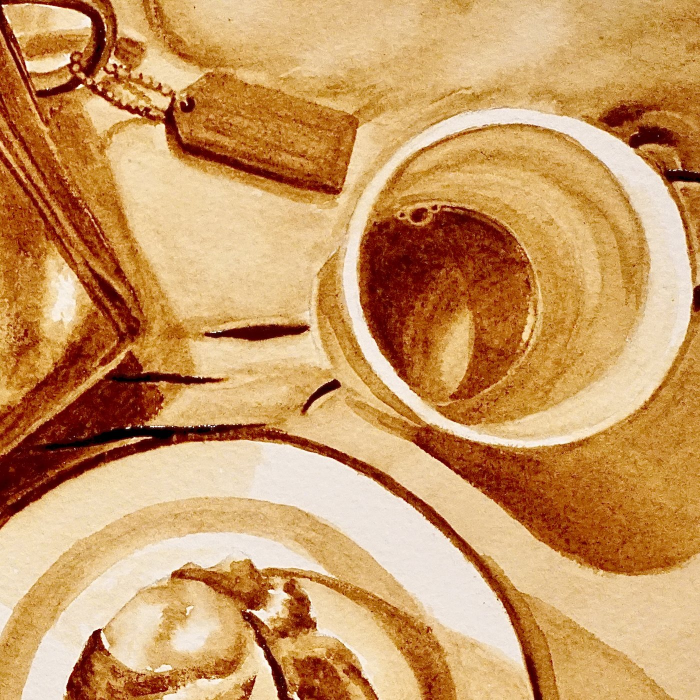
#> input picture images/works/a-classic-breakfast-detail.jpg, 1400 x 1400 px, given in place of but-first-tabby.jpg, which was not available (shown at 1/2 size)
$ python montage.py
#> lines starting #> are read from the running program, lines starting #| are printed output that depends on the picture; after the words box and inside, x2 and y2 are one past the last pixel; in counts of white or black regions, pixels touching at a corner belong together; pictures that were not available may be replaced by others from this repository, and a replacement may not be noted
"""Cafe Studio: the collection montage in the film (film/montage.mp4).

Six of Hannah's pieces, one after another, hung under a spotlight on a
dark wall to the right of the frame (the title sits on the left). Each is
her own photo, as she painted it, with a slow push.

    python film/montage.py [ffmpeg]

Needs Pillow. Run from the repository root.
"""
import os
import subprocess
import sys
import tempfile

from PIL import Image, ImageDraw, ImageFilter

FF = sys.argv[1] if len(sys.argv) > 1 else "ffmpeg"
HERE = os.path.dirname(os.path.abspath(__file__))
WORKS = os.path.join(HERE, "..", "images", "works")
PIECES = ["but-first-tabby", "percolate", "every-last-crumb", "the-perfect-pair", "iced-americana", "breakfast-with-brooklyn"]
W, H = 1920, 1080
EACH, FADE = 1.2, 0.2


def wall(cx):
    bg = Image.new("RGB", (W, H), (22, 14, 9))
    glow = Image.new("L", (W, H), 0)
    ImageDraw.Draw(glow).ellipse((cx - 900, 100, cx + 900, 1200), fill=150)
    glow = glow.filter(ImageFilter.GaussianBlur(220))
    return Image.composite(Image.new("RGB", (W, H), (150, 98, 56)), bg, glow.point(lambda v: int(v * 0.6)))


def hang(bg, im, x, y):
    sh = Image.new("L", (W, H), 0)
    ImageDraw.Draw(sh).rectangle((x + 14, y + 44, x + im.width - 14, y + im.height + 34), fill=200)
    bg = Image.composite(Image.new("RGB", (W, H), (6, 3, 1)), bg, sh.filter(ImageFilter.GaussianBlur(36)))
    bg.paste(im, (x, y))
    return bg


tmp = tempfile.mkdtemp()
args, filt = [], ""
for i, name in enumerate(PIECES):
    im = Image.open(os.path.join(WORKS, name + ".jpg")).convert("RGB")
#> im is the input picture: PIL image 1400x1400 RGB; mean R, G, B 201.5, 152, 97.7
    # no wider than 900 and no taller than 760, right-aligned
    s = min(900 / im.width, 760 / im.height)
#> s = 0.543
    im = im.resize((round(im.width * s), round(im.height * s)), Image.LANCZOS)
#> im: PIL image 760x760 RGB
    cx = W - 150 - im.width // 2
#> cx = 1390
    still = os.path.join(tmp, "m%d.png" % i)
    hang(wall(cx), im, cx - im.width // 2, (H - im.height) // 2 + 10).save(still)
#> in wall, `bg = Image.new("RGB", (W, H), (22, 14, 9))`:
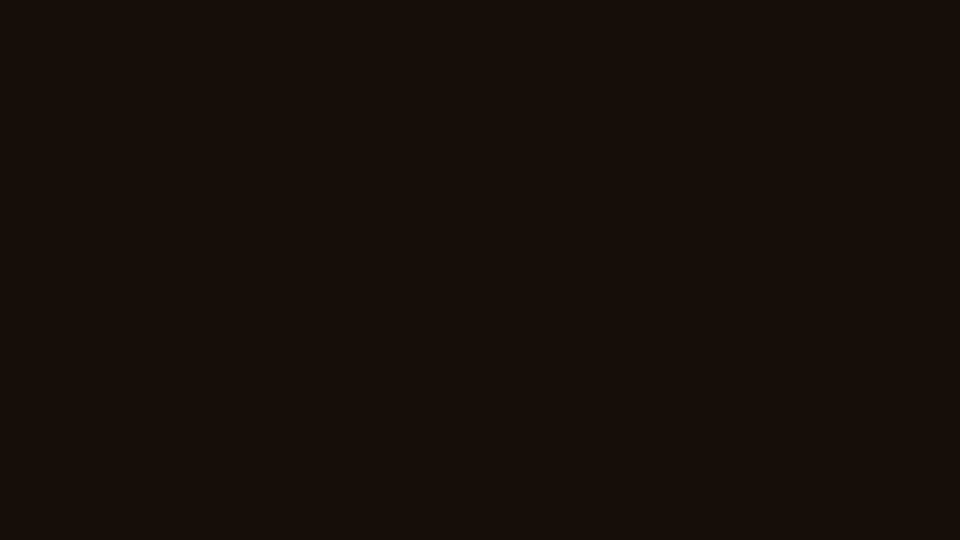
#> bg: PIL image 1920x1080 RGB (shown at 1/2 size); mean R, G, B 22, 14, 9
#> in wall, `glow = Image.new("L", (W, H), 0)`: glow: PIL image 1920x1080 L; every value is 0
#> in wall, `ImageDraw.Draw(glow).ellipse((cx - 900, 100, cx + 900, 1200), fill=150)`:
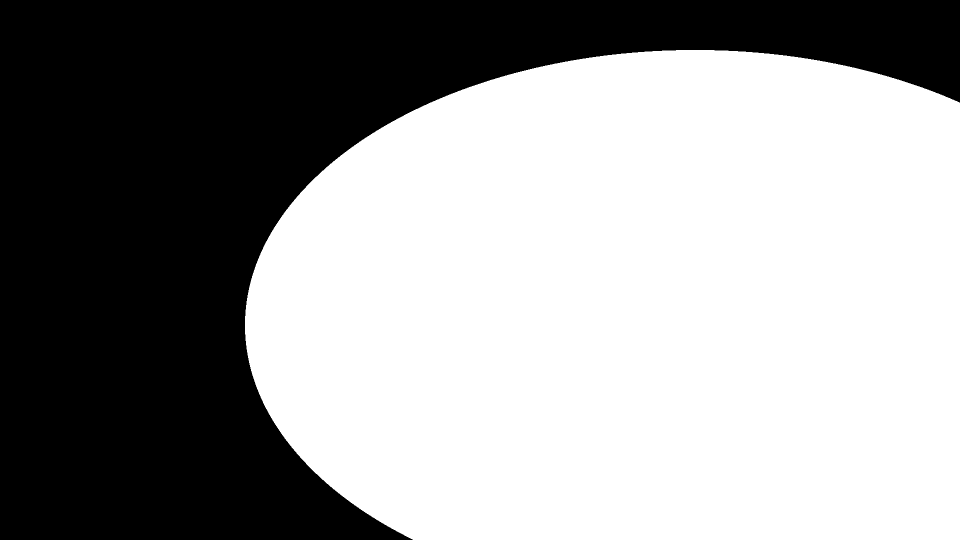
#> glow: PIL image 1920x1080 L (shown at 1/2 size); values 0 (black) and 150 (white), 59.5% white; 1 black region, box (x1, y1, x2, y2) and area: (0, 0, 1920, 1080) 840431
#> in wall, `glow = glow.filter(ImageFilter.GaussianBlur(220))`:
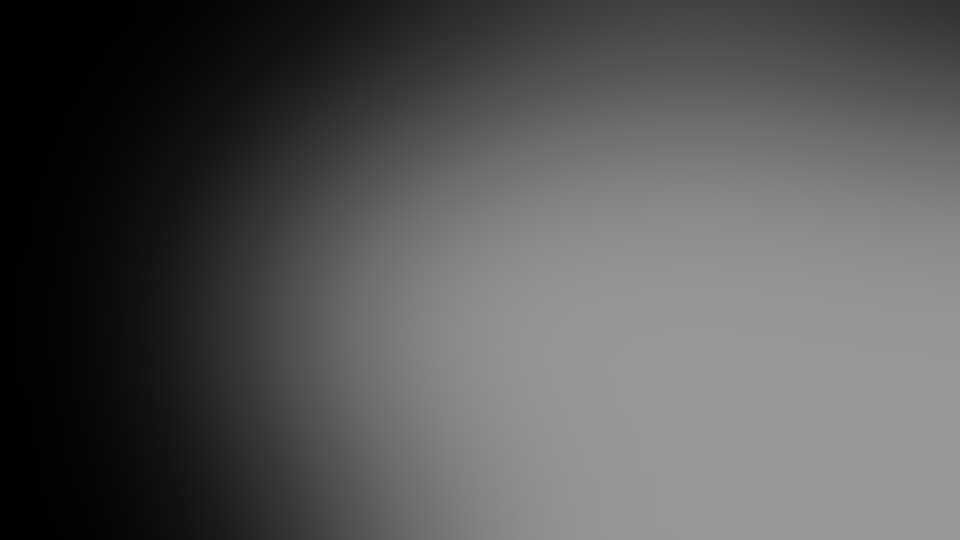
#> glow: PIL image 1920x1080 L (shown at 1/2 size); min 0, max 150, mean 86.2
#> in wall, `return Image.composite(Image.new("RGB", (W, H), (150, 98, 56)), bg, gl..`:
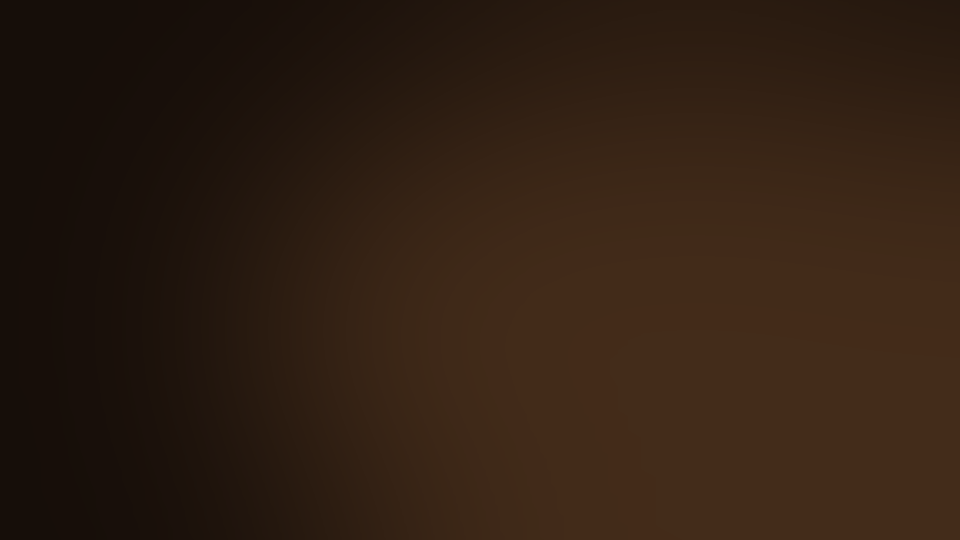
#> returned value: PIL image 1920x1080 RGB (shown at 1/2 size); mean R, G, B 47.9, 31, 18.5
#> in hang, `ImageDraw.Draw(sh).rectangle((x + 14, y + 44, x + im.width - 14, y + i..`:
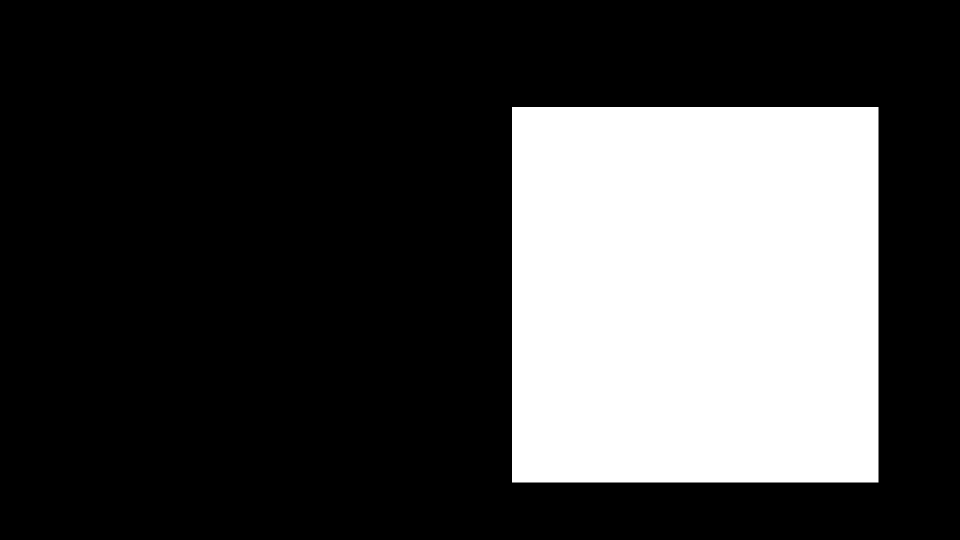
#> sh: PIL image 1920x1080 L (shown at 1/2 size); values 0 (black) and 200 (white), 26.5% white; 1 white region, box (x1, y1, x2, y2) and area: (1024, 214, 1757, 965) 550483
#> in hang, `bg = Image.composite(Image.new("RGB", (W, H), (6, 3, 1)), bg, sh.filte..`:
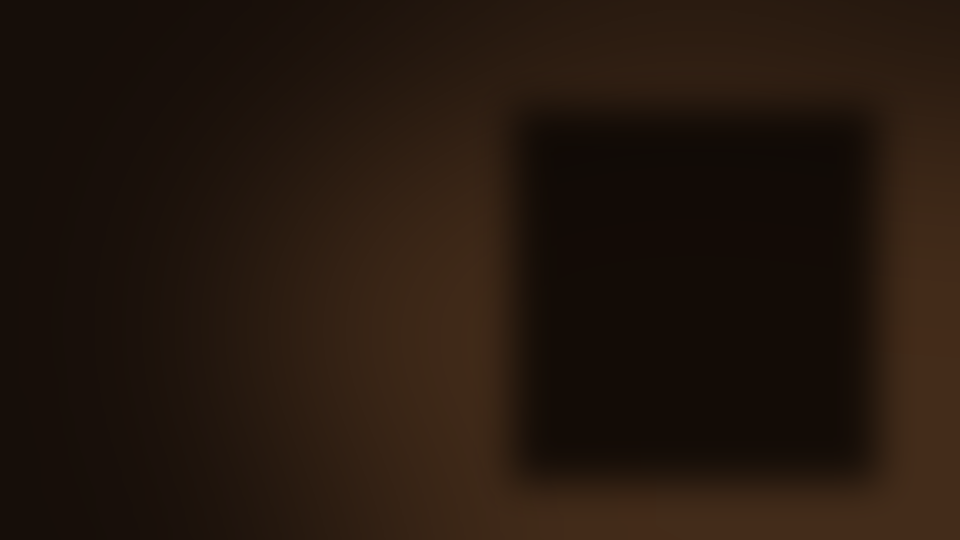
#> bg: PIL image 1920x1080 RGB (shown at 1/2 size); mean R, G, B 35.9, 23, 13.6
#> in hang, `bg.paste(im, (x, y))`:
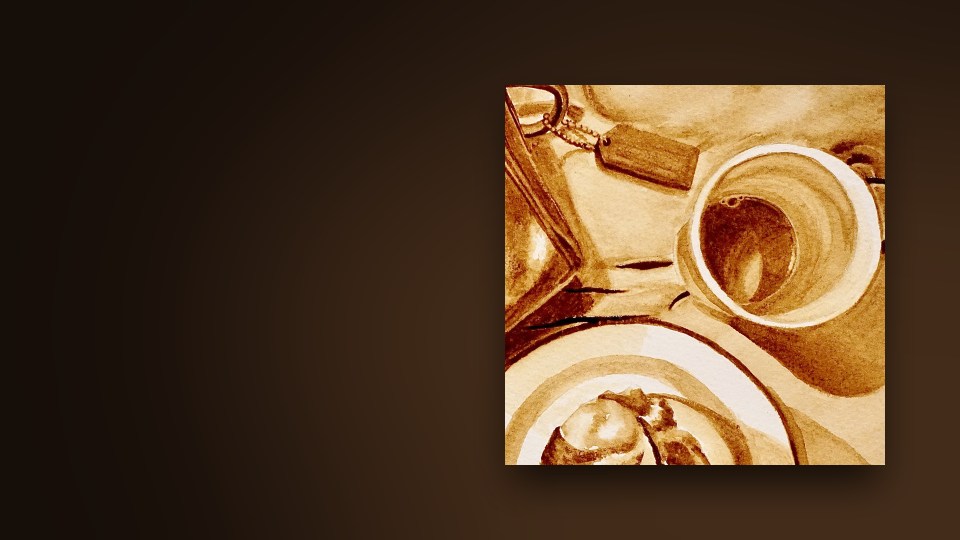
#> bg: PIL image 1920x1080 RGB (shown at 1/2 size); mean R, G, B 85.7, 61.3, 38.7
    args += ["-loop", "1", "-framerate", "30", "-t", str(EACH), "-i", still]
    n = round(EACH * 30)
    filt += ("[%d]scale=3840:2160,zoompan=z='1.0+0.035*on/%d':x='(iw-iw/zoom)*0.75':y='ih/2-(ih/zoom/2)'"
             ":d=1:s=1920x1080:fps=30,trim=0:%s,setpts=PTS-STARTPTS,fps=30,settb=1/30,format=yuv420p[m%d];") % (i, n, EACH, i)
#> pass 2 of the loop `for i, name in enumerate(PIECES):`:
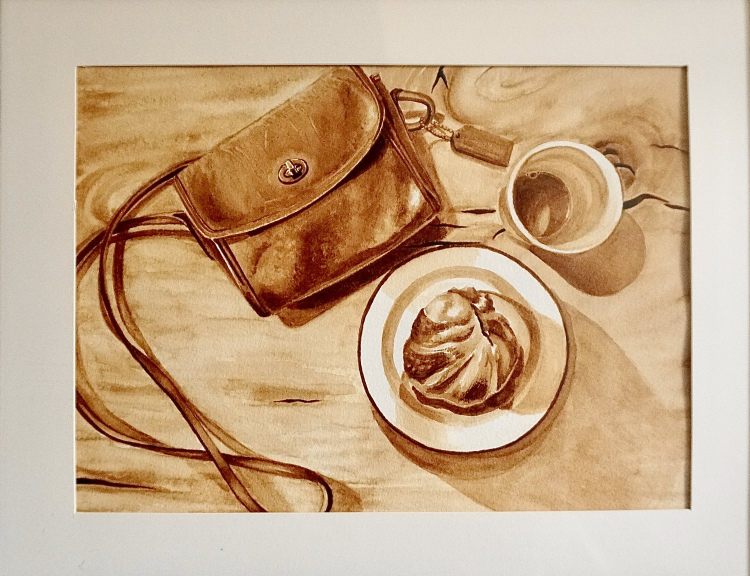
#> input picture images/works/a-classic-breakfast.jpg, 1500 x 1152 px, given in place of percolate.jpg, which was not available (shown at 1/2 size)
#> im is the input picture: PIL image 1500x1152 RGB; mean R, G, B 198.3, 168.9, 137
#> im: PIL image 900x691 RGB
#> in wall (call 2), `ImageDraw.Draw(glow).ellipse((cx - 900, 100, cx + 900, 1200), fill=150)`:
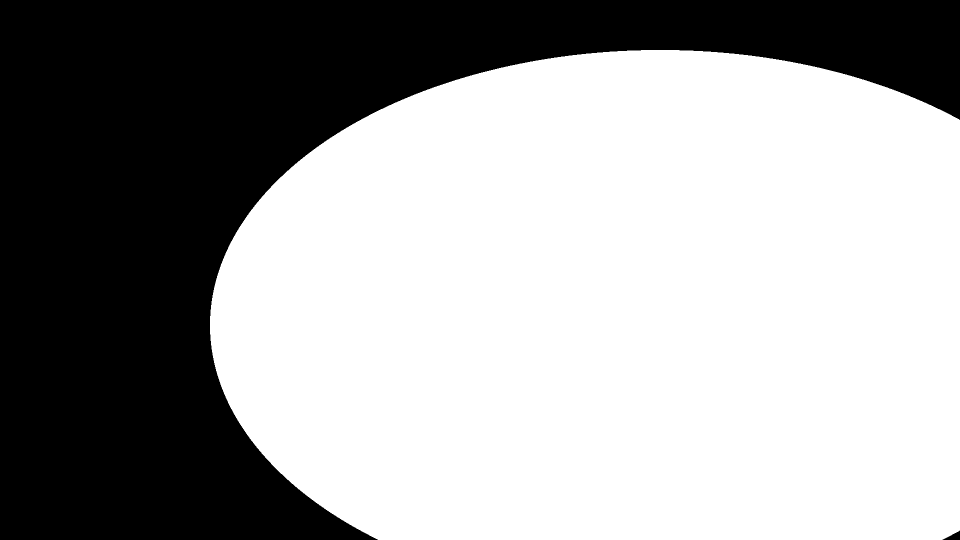
#> glow: PIL image 1920x1080 L (shown at 1/2 size); values 0 (black) and 150 (white), 62.4% white; 2 black regions, box (x1, y1, x2, y2) and area: (0, 0, 1920, 1080) 780364, (1885, 1061, 1920, 1080) 333
#> sh: PIL image 1920x1080 L; values 0 (black) and 200 (white), 28.7% white; 1 white region, box (x1, y1, x2, y2) and area: (884, 248, 1757, 930) 595386
#> in hang (call 2), `bg.paste(im, (x, y))`:
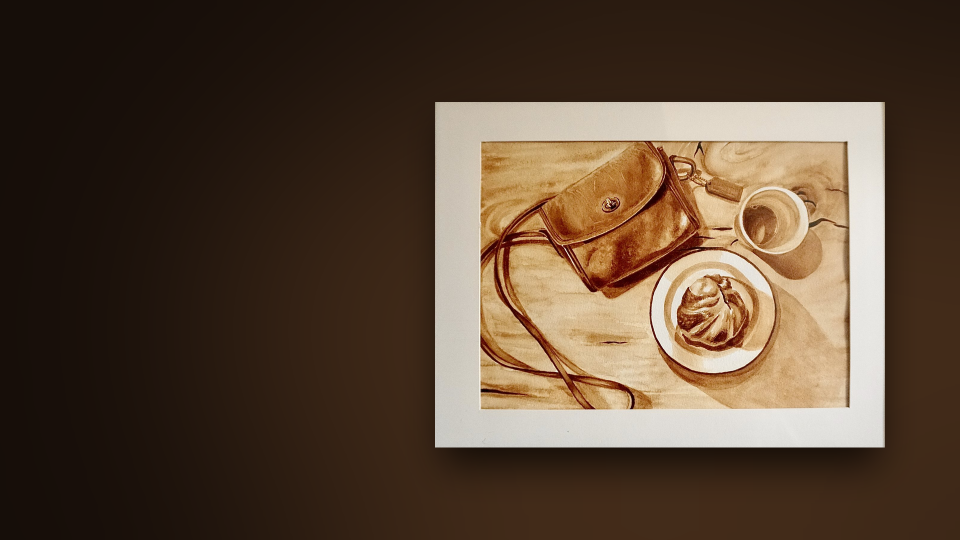
#> bg: PIL image 1920x1080 RGB (shown at 1/2 size); mean R, G, B 88.7, 69.4, 52.4
#> (the run stopped early here; a loop or call above may not have finished)
